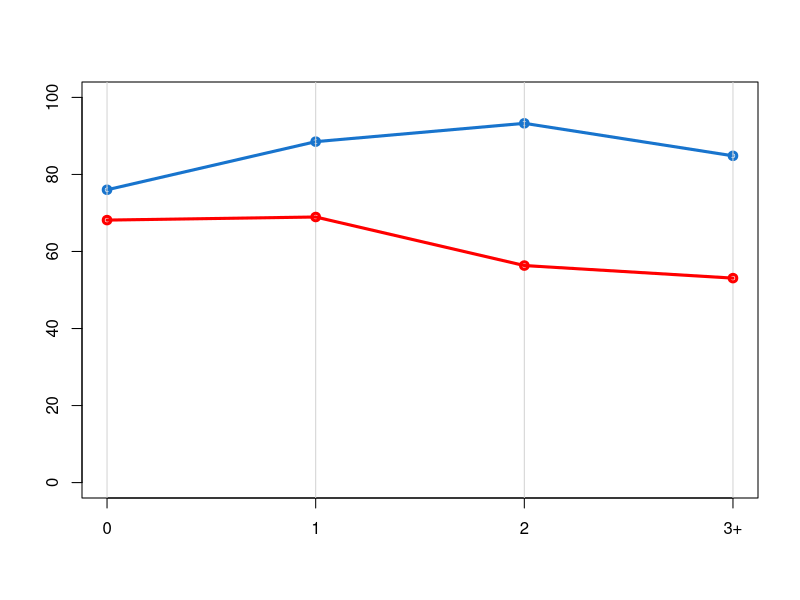
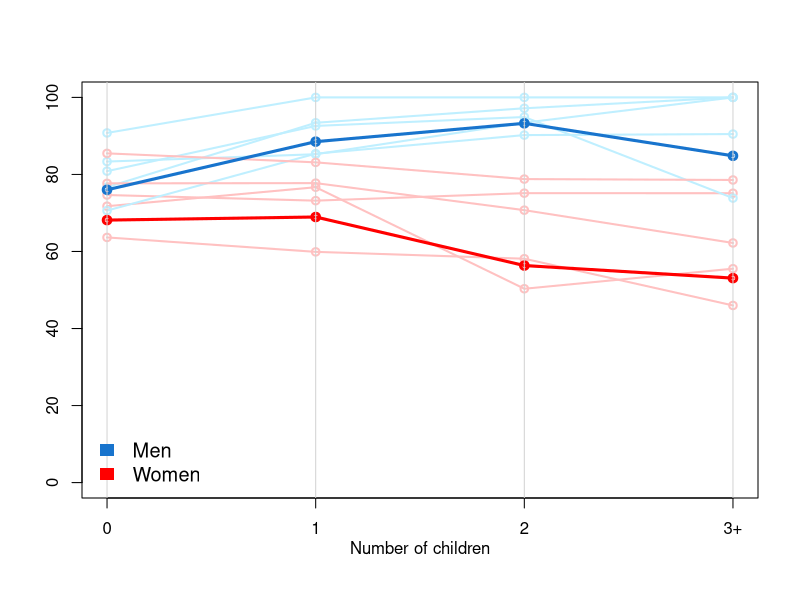
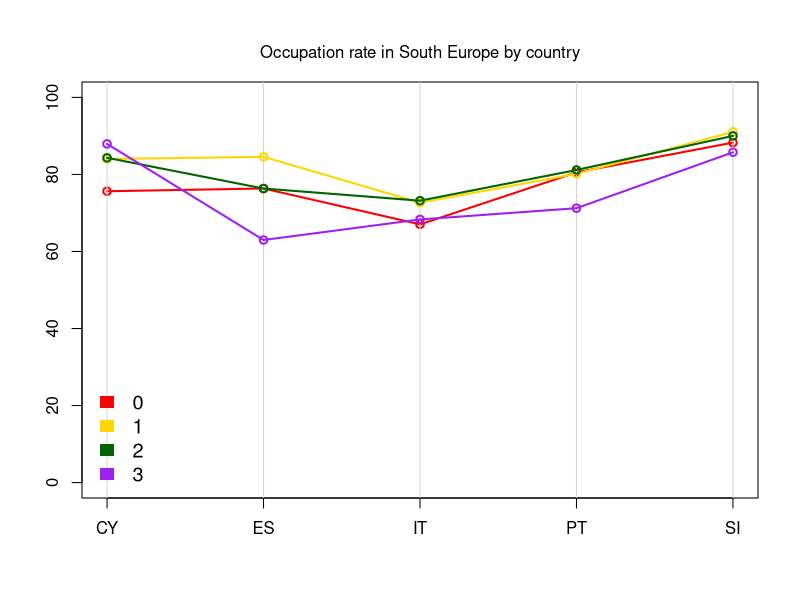
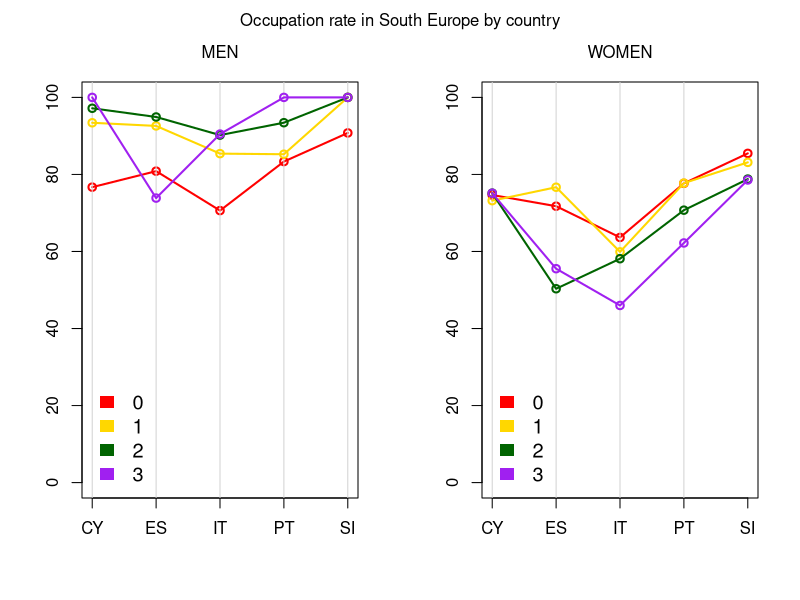
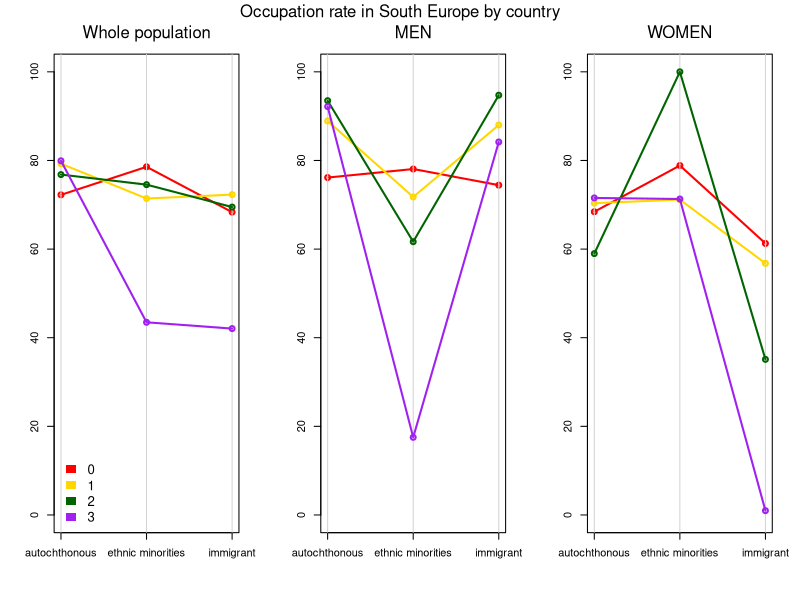
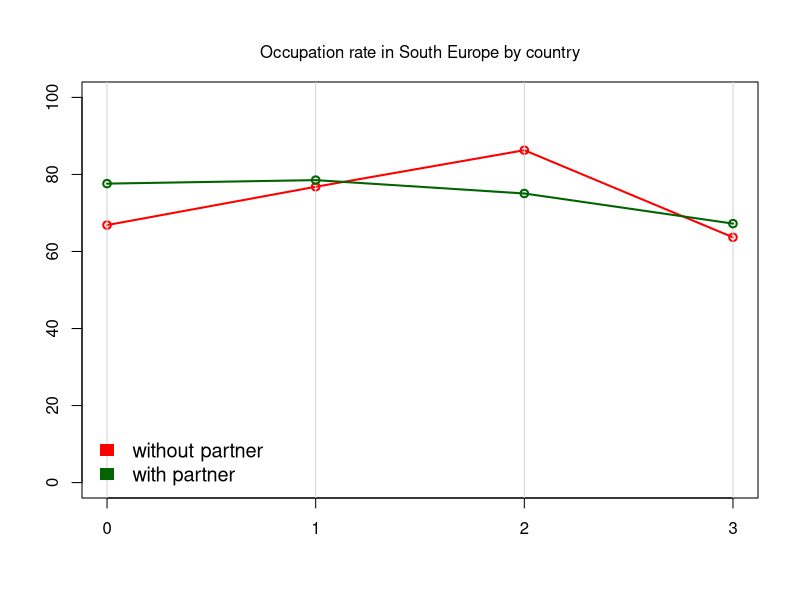
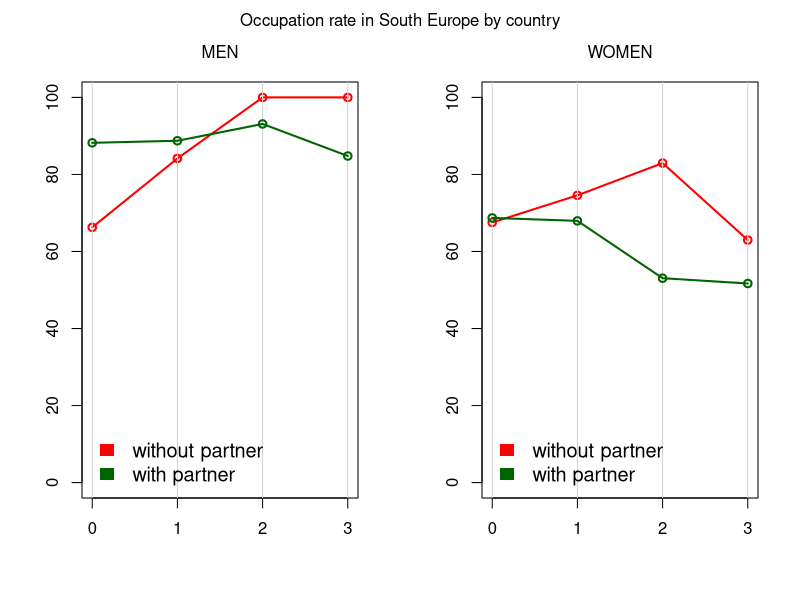

These figures' R source, in order:
# - - - - - - - - - - EXPLORATIVE DATA ANALYSIS - CHILDREN - - - - - - - - - - #

# How does the number of children affect the employment rates?

#### load the dataset ####

work <- read.csv('Data_Cleaning/data_work.csv', header = T)

# Focus on south Europe
work <- work[work$rgn == 'South Europe', ]
work$rgn <- NULL

# Extract vector containing the countries labels
work$cntry <- as.factor(work$cntry)
work$cntry <- droplevels(work$cntry)
country <-  levels(work$cntry)

# Merge native and autochthonous
work$ctzmod[work$ctzmod == 'native'] <- 'autochthonous'

# Convert ctzmod in factor and drop levels
work$ctzmod <- as.factor(work$ctzmod)
work$ctzmod <- droplevels(work$ctzmod)
citizenship <- levels(work$ctzmod)


#### Define the weights design ####
library(survey)

design <- svydesign(ids = ~psu, weights = ~anweight, nest = T, 
                    data = work)

#### Table with numerosity ####
svytable(~chld14, design)
# chld14
#           0           1           2           3           4           5           6 
# 2980.172088 1069.687040  588.302461   82.940837   16.176420    1.884988    2.009085

# I decide to exclude from this analysis people 5,6 children,
# so if people have 5,6 children are treated as if they had 4.

# Convert chld14 in factor and drop levels
k <- 3    # max number of children to consider separately
if (k == 3){ work$chld14[work$chld14 == 4 | work$chld14 == 5 | work$chld14 == 6] <- 3 }
if (k == 4){ work$chld14[work$chld14 == 5 | work$chld14 == 6] <- 4 }
work$chld14 <- as.factor(work$chld14)
work$chld14 <- droplevels(work$chld14)

#### Define the weights design (update) ####

design <- svydesign(ids = ~psu, strata = ~stratum, weights = ~anweight, nest = T, 
                    data = work)

# for each country:
children.male.country <- children.female.country <- NULL
country <- unique(work$cntry)
for( cnt in country){
  children.male.cnt.tab <- svytable(~chld14+pdwrk, subset(design, gndr == 'male' & cntry==cnt))
  children.female.cnt.tab <- svytable(~chld14+pdwrk, subset(design, gndr == 'female' & cntry==cnt))
  children.male.cnt <- children.male.cnt.tab[,2]/rowSums(children.male.cnt.tab)*100
  children.female.cnt <- children.female.cnt.tab[,2]/rowSums(children.female.cnt.tab)*100
  children.male.country <- rbind(children.male.country,children.male.cnt)
  children.female.country <- rbind(children.female.country,children.female.cnt)
}
rownames(children.male.country) <- country
rownames(children.female.country) <- country


# overall mean
children.male.tab <- svytable(~chld14+pdwrk, subset(design, gndr == 'male'))
children.female.tab <- svytable(~chld14+pdwrk, subset(design, gndr == 'female'))
children.male <- children.male.tab[,2]/rowSums(children.male.tab)*100
children.female <- children.female.tab[,2]/rowSums(children.female.tab)*100

# colors.south <- c('darkgreen','darkred', 'darkblue', 'darkorange2')
# barplot(children,
#         ylim = c(0,100),
#         beside = T,
#         col = colors.south)
# title('children ratio of men and women in South Europe')

par(mfrow = c(1,1))
plot(0:k, children.male, type = 'o', col = 'dodgerblue3', lwd = 3,
     ylim = c(0,100), xlab = '', ylab = '', xaxt = 'n')
# mtext('Occupation rate in South Europe', side=3, line = 1)
axis(1, at=0:k, c('0', '1', '2', '3+'))
# axis(1, at=0:k, names(children.male))
abline(v=0:k, col = 'lightgrey')
points(0:k, children.female, type = 'o', col = 'red', lwd = 3)

# con country:
par(mfrow = c(1,1))
plot(0:k, children.male.country[1,], type = 'o', col = 'lightblue1', lwd = 2,
     ylim = c(0,100), xlab = '', ylab = '', xaxt = 'n')
points(0:k, children.female.country[1,], type = 'o', col = 'rosybrown1', lwd = 2)
for (i in 2:length(country)){
  points(0:k, children.male.country[i,], type = 'o', col = 'lightblue1', lwd = 2)
  points(0:k, children.female.country[i,], type = 'o', col = 'rosybrown1', lwd = 2)}
points(0:k, children.male, type = 'o', col = 'dodgerblue3', lwd = 3)
points(0:k, children.female, type = 'o', col = 'red', lwd = 3)
axis(1, at=0:k, c('0', '1', '2', '3+'))
abline(v=0:k, col = 'lightgrey')
mtext('Number of children', side=1, line = 2)
legend('bottomleft', legend = c('Men', 'Women'), 
       fill = c('dodgerblue3','red'), 
       border = NA, 
       cex = 1.2,
       bty = 'n')



#### CHLD14: Difference between countries WITHOUT GENDER ####

children.south.NOgender <- NULL
for( cnt in country){
  tabnostd <- svytable(~chld14+pdwrk, subset(design, cntry == cnt))
  tabnostd <- tabnostd[,2]/rowSums(tabnostd)*100
  children.south.NOgender <- cbind(children.south.NOgender, tabnostd)
}
colnames(children.south.NOgender) <- country

rm(tabnostd)



# PLOT

# colors.south <- c('darkgreen','darkred', 'darkblue', 'darkorange2')
# barplot(children.south,
#         ylim = c(0,100),
#         beside = T,
#         col = colors.south)
# title('children ratio of men and women in South Europe')


par(mfrow = c(1,1))
plot(0:4, children.south.NOgender[1,], type = 'o', col = 'red', lwd = 2,
     ylim = c(0,100), xlab = '', ylab = '', xaxt = 'n')

mtext('Occupation rate in South Europe by country', side=3, line = 1)
axis(1, at=0:4, colnames(children.south.NOgender))
abline(v=0:4, col = 'lightgrey')
points(0:4, children.south.NOgender[2,], type = 'o', col = 'gold', lwd = 2)
points(0:4, children.south.NOgender[3,], type = 'o', col = 'darkgreen', lwd = 2)
points(0:4, children.south.NOgender[4,], type = 'o', col = 'purple', lwd = 2)
if (k==4){ points(0:4, children.south.NOgender[5,], type = 'o', col = 'blue', lwd = 2)}
legend('bottomleft', legend = rownames(children.south.NOgender), 
       fill = c('red', 'gold', 'darkgreen', 'purple', 'blue'), 
       border = NA, 
       cex = 1.2,
       bty = 'n')


#### CHLD14: Difference between countries WITH GENDER ####


children.south.male <- children.south.female <- NULL
for( cnt in country){
  tabnostd.male <- svytable(~chld14+pdwrk, subset(design, gndr == 'male' & cntry == cnt))
  tabnostd.male <- tabnostd.male[,2]/rowSums(tabnostd.male)*100
  children.south.male <- cbind(children.south.male, tabnostd.male)
  
  tabnostd.female <- svytable(~chld14+pdwrk, subset(design, gndr == 'female' & cntry == cnt))
  tabnostd.female <- tabnostd.female[,2]/rowSums(tabnostd.female)*100
  children.south.female <- cbind(children.south.female, tabnostd.female)
}
colnames(children.south.male) <- country
colnames(children.south.female) <- country

rm(tabnostd.male, tabnostd.female)



par(mfrow = c(1,2))
plot(0:4, children.south.male[1,], type = 'o', col = 'red', lwd = 2,
     ylim = c(0,100), xlab = '', ylab = '', xaxt = 'n')
mtext('MEN', side=3, line = 1)
axis(1, at=0:4, colnames(children.south.male))
abline(v=0:4, col = 'lightgrey')
points(0:4, children.south.male[2,], type = 'o', col = 'gold', lwd = 2)
points(0:4, children.south.male[3,], type = 'o', col = 'darkgreen', lwd = 2)
points(0:4, children.south.male[4,], type = 'o', col = 'purple', lwd = 2)
if (k==4){points(0:4, children.south.male[5,], type = 'o', col = 'blue', lwd = 2)}
legend('bottomleft', legend = rownames(children.south.male), 
       fill = c('red', 'gold', 'darkgreen', 'purple', 'blue'), 
       border = NA, 
       cex = 1.2,
       bty = 'n')
plot(0:4, children.south.female[1,], type = 'o', col = 'red', lwd = 2,
     ylim = c(0,100), xlab = '', ylab = '', xaxt = 'n')
mtext('WOMEN', side=3, line = 1)
axis(1, at=0:4, colnames(children.south.female))
abline(v=0:k, col = 'lightgrey')
points(0:4, children.south.female[2,], type = 'o', col = 'gold', lwd = 2)
points(0:4, children.south.female[3,], type = 'o', col = 'darkgreen', lwd = 2)
points(0:4, children.south.female[4,], type = 'o', col = 'purple', lwd = 2)
if (k==4){points(0:4, children.south.female[5,], type = 'o', col = 'blue', lwd = 2)}
legend('bottomleft', legend = rownames(children.south.female), 
       fill = c('red', 'gold', 'darkgreen', 'purple', 'blue'), 
       border = NA, 
       cex = 1.2,
       bty = 'n')
mtext('Occupation rate in South Europe by country', outer = T, side=3, line = -1.5)



#### CHLD14: Difference between countries WITH citizenship ####

children.citizenship.NOgender <- NULL
for( ctz in citizenship){
  tabnostd <- svytable(~chld14+pdwrk, subset(design, ctzmod == ctz))
  tabnostd <- tabnostd[,2]/rowSums(tabnostd)*100
  children.citizenship.NOgender <- cbind(children.citizenship.NOgender, tabnostd)
}
colnames(children.citizenship.NOgender) <- citizenship

children.citizenship.male <- children.citizenship.female <- NULL
for( ctz in citizenship){
  tabnostd.male <- svytable(~chld14+pdwrk, subset(design, gndr == 'male' & ctzmod == ctz))
  tabnostd.male <- tabnostd.male[,2]/rowSums(tabnostd.male)*100
  children.citizenship.male <- cbind(children.citizenship.male, tabnostd.male)
  
  tabnostd.female <- svytable(~chld14+pdwrk, subset(design, gndr == 'female' & ctzmod == ctz))
  tabnostd.female <- tabnostd.female[,2]/rowSums(tabnostd.female)*100
  children.citizenship.female <- cbind(children.citizenship.female, tabnostd.female)
}
colnames(children.citizenship.male) <- citizenship
colnames(children.citizenship.female) <- citizenship

rm(tabnostd, tabnostd.male, tabnostd.female)


par(mfrow = c(1,3))
plot(1:3, children.citizenship.NOgender[1,], type = 'o', col = 'red', lwd = 2,
     ylim = c(0,100), xlab = '', ylab = '', xaxt = 'n')
mtext('Whole population', side=3, line = 1)
axis(1, at=1:3, colnames(children.citizenship.NOgender))
abline(v=1:3, col = 'lightgrey')
points(1:3, children.citizenship.NOgender[2,], type = 'o', col = 'gold', lwd = 2)
points(1:3, children.citizenship.NOgender[3,], type = 'o', col = 'darkgreen', lwd = 2)
points(1:3, children.citizenship.NOgender[4,], type = 'o', col = 'purple', lwd = 2)
if (k==4){points(1:3, children.citizenship.NOgender[5,], type = 'o', col = 'blue', lwd = 2)}
legend('bottomleft', legend = rownames(children.citizenship.NOgender),
       fill = c('red', 'gold', 'darkgreen', 'purple'),
       border = NA,
       cex = 1.2,
       bty = 'n')
plot(1:3, children.citizenship.male[1,], type = 'o', col = 'red', lwd = 2,
     ylim = c(0,100), xlab = '', ylab = '', xaxt = 'n')
mtext('MEN', side=3, line = 1)
axis(1, at=1:3, colnames(children.citizenship.male))
abline(v=1:3, col = 'lightgrey')
points(1:3, children.citizenship.male[2,], type = 'o', col = 'gold', lwd = 2)
points(1:3, children.citizenship.male[3,], type = 'o', col = 'darkgreen', lwd = 2)
points(1:3, children.citizenship.male[4,], type = 'o', col = 'purple', lwd = 2)
if (k==4){points(1:3, children.citizenship.male[5,], type = 'o', col = 'blue', lwd = 2)}
# legend('bottomleft', legend = rownames(children.citizenship.male), 
#        fill = c('red', 'gold', 'darkgreen', 'purple'), 
#        border = NA, 
#        cex = 1.2,
#        bty = 'n')
plot(1:3, children.citizenship.female[1,], type = 'o', col = 'red', lwd = 2,
     ylim = c(0,100), xlab = '', ylab = '', xaxt = 'n')
mtext('WOMEN', side=3, line = 1)
axis(1, at=1:3, colnames(children.citizenship.female))
abline(v=1:3, col = 'lightgrey')
points(1:3, children.citizenship.female[2,], type = 'o', col = 'gold', lwd = 2)
points(1:3, children.citizenship.female[3,], type = 'o', col = 'darkgreen', lwd = 2)
points(1:3, children.citizenship.female[4,], type = 'o', col = 'purple', lwd = 2)
if (k==4){points(1:3, children.citizenship.female[5,], type = 'o', col = 'blue', lwd = 2)}
# legend('bottomleft', legend = rownames(children.citizenship.female), 
#        fill = c('red', 'gold', 'darkgreen', 'purple'), 
#        border = NA, 
#        cex = 1.2,
#        bty = 'n')
mtext('Occupation rate in South Europe by country', outer = T, side=3, line = -1.5)


#### CHLD14: Relationship with partner WITHOUT GENDER ####

children.partner.south.NOgender <- NULL
for( prt in 0:1){
  tabnostd <- svytable(~chld14+pdwrk, subset(design, prtnr == prt))
  tabnostd <- tabnostd[,2]/rowSums(tabnostd)*100
  children.partner.south.NOgender <- cbind(children.partner.south.NOgender, tabnostd)
}
colnames(children.partner.south.NOgender) <- c('without partner', 'with partner')

rm(tabnostd)



par(mfrow = c(1,1))
plot(0:k, children.partner.south.NOgender[,1], type = 'o', col = 'red', lwd = 2,
     ylim = c(0,100), xlab = '', ylab = '', xaxt = 'n')
mtext('Occupation rate in South Europe by country', side=3, line = 1)
axis(1, at=0:k, rownames(children.partner.south.NOgender))
abline(v=0:k, col = 'lightgrey')
points(0:k, children.partner.south.NOgender[,2], type = 'o', col = 'darkgreen', lwd = 2)
legend('bottomleft', legend = colnames(children.partner.south.NOgender), 
       fill = c('red', 'darkgreen'), 
       border = NA, 
       cex = 1.2,
       bty = 'n')


#### CHLD14: Difference between countries WITH GENDER ####


children.partner.south.male <- children.partner.south.female <- NULL
for( prt in 0:1){
  tabnostd.male <- svytable(~chld14+pdwrk, subset(design, gndr == 'male' & prtnr == prt))
  tabnostd.male <- tabnostd.male[,2]/rowSums(tabnostd.male)*100
  children.partner.south.male <- cbind(children.partner.south.male, tabnostd.male)
  
  tabnostd.female <- svytable(~chld14+pdwrk, subset(design, gndr == 'female' & prtnr == prt))
  tabnostd.female <- tabnostd.female[,2]/rowSums(tabnostd.female)*100
  children.partner.south.female <- cbind(children.partner.south.female, tabnostd.female)
}
colnames(children.partner.south.male) <- c('without partner', 'with partner')
colnames(children.partner.south.female) <- c('without partner', 'with partner')

rm(tabnostd.male, tabnostd.female)


par(mfrow = c(1,2))
plot(0:k, children.partner.south.male[,1], type = 'o', col = 'red', lwd = 2,
     ylim = c(0,100), xlab = '', ylab = '', xaxt = 'n')
mtext('MEN', side=3, line = 1)
axis(1, at=0:k, rownames(children.partner.south.male))
abline(v=0:k, col = 'lightgrey')
points(0:k, children.partner.south.male[,2], type = 'o', col = 'darkgreen', lwd = 2)
legend('bottomleft', legend = colnames(children.partner.south.male), 
       fill = c('red', 'darkgreen'), 
       border = NA, 
       cex = 1.2,
       bty = 'n')
plot(0:k, children.partner.south.female[,1], type = 'o', col = 'red', lwd = 2,
     ylim = c(0,100), xlab = '', ylab = '', xaxt = 'n')
mtext('WOMEN', side=3, line = 1)
axis(1, at=0:k, rownames(children.partner.south.female))
abline(v=0:k, col = 'lightgrey')
points(0:k, children.partner.south.female[,2], type = 'o', col = 'darkgreen', lwd = 2)
legend('bottomleft', legend = colnames(children.partner.south.female), 
       fill = c('red', 'darkgreen'), 
       border = NA, 
       cex = 1.2,
       bty = 'n')
mtext('Occupation rate in South Europe by country', outer = T, side=3, line = -1.5)


rm(cnt, ctz, prt)
